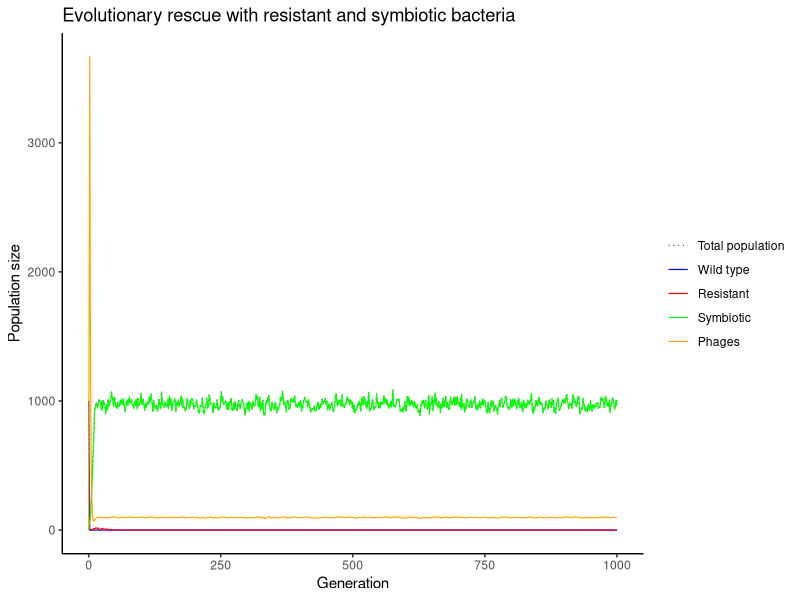

Write the R code that produced this figure. (Note: this script raises an error after producing the figure.)
## ---- chunk 1
simulate_one_gen <- function(N_wt, N_r, N_s, N_p, infection_prob, induction_prob, symbiosis_prob, mut_rate, cost_r, growth_rate, K, P_decline, P_prod) {
   
  N_tot <- N_wt + N_r + N_s
  
  # intrinsic growth without losses
  r0 <- growth_rate - 1
  
  # growth rate of each type minus its specific loss 
  rho_wt <- r0 - infection_prob * N_p # includes phage population effect
  rho_r <- r0 - cost_r
  rho_s <- r0 - induction_prob
  
  # logistic growth: crowding reduces all types by the same amount --> note that deleterious effect is less strong on wt at lower density --> could exist longer at lower K
  mean_wt <- N_wt * max(0, 1 + rho_wt - r0 * N_tot / K)
  mean_r <- N_r * max(0, 1 + rho_r - r0 * N_tot / K)
  mean_s <- N_s * max(0, 1 + rho_s - r0 * N_tot / K)
  
  # Claude input: offspring (Poisson)
  offsp_wt <- rpois(1, mean_wt)
  offsp_r  <- rpois(1, mean_r)
  offsp_s  <- rpois(1, mean_s)
  
  # wt bacteria (offspring) either get infected (& die) or do symbiosis or stay 
  prob_r = mut_rate
  prob_s = min(symbiosis_prob * N_p, 1 - prob_r) # includes phage population effect
  prob_wt <- max(0,1 - prob_r - prob_s)
  
  outcome <- rmultinom(1,offsp_wt,c(prob_r, prob_s, prob_wt))
  
  n_resistant <- outcome[1]
  n_symbiotic <- outcome[2]
  n_wt <- outcome[3]
  
  # Claude input: new population sizes of wild type, resistant and symbiotes
  N_wt_new <- n_wt
  N_r_new  <- offsp_r + n_resistant
  N_s_new  <- offsp_s + n_symbiotic
  
  # phage population growth
  infections = min(N_wt, infection_prob * N_p * N_wt)
  inductions = induction_prob * N_s
  P_new = N_p * (1 + P_decline) + P_prod * (infections + inductions)

  return(c(N_wt_new, N_r_new, N_s_new, P_new))
}


# Test the function
N_wt <- 1000
N_r <- 0
N_s <- 0
N_p <- 5
infection_prob <- 0.0005
induction_prob <- 0.001
symbiosis_prob <-0
cost_r <- 0.1
growth_rate <- 1.5
mut_rate <- 0.1
K <- 2000
P_decline <- -0.5
P_prod <- 1



print(simulate_one_gen(N_wt, N_r, N_s, N_p, infection_prob, induction_prob, symbiosis_prob, mut_rate, cost_r, growth_rate, K, P_decline, P_prod))
## ---- chunk 2
simulate_pop <- function(N_init_wt, N_init_r, N_init_s, N_init_p, infection_prob, induction_prob, symbiosis_prob, mut_rate, cost_r, growth_rate, t_max, K, P_decline, P_prod) {
 
  
  # Create the vector in which to save the results
  pop_vector <- c(N_init_wt, N_init_r, N_init_s, N_init_p)
  # initiate the variables
  pop_new <- c(N_init_wt, N_init_r, N_init_s, N_init_p) 

  # run the simulation until generation t_max
  for (i in 1:t_max) {
    # redefine the current population one generation later
    pop_new <- simulate_one_gen(pop_new[1],pop_new[2], pop_new[3], pop_new[4], infection_prob, induction_prob, symbiosis_prob, mut_rate, cost_r, growth_rate, K, P_decline, P_prod)
    # add the new population sizes to the output vector
    pop_vector <- rbind(pop_vector,pop_new)
    # condition to stop the simulation before t_max: either the population exceeds 1.5 times the original population size, or it goes extinct
    if (pop_new[1]+pop_new[2]+pop_new[3]==0) break
  }
  
  # define the row and column names of the output vector
  rownames(pop_vector) <- (0:t_max)[1:length(pop_vector[,1])] # note that the vector has to be cut if the simulation stopped early
  colnames(pop_vector) <- c("wt","r", "s", "p")
  # return the result
  return(pop_vector)	
}


# Test the function and plot the result
# set t_max to a value to be used througout
max_gen <- 1000
# set each parameter
N_init_wt <- 1000
N_init_r <- 0
N_init_s <- 0
N_init_p <- 10
infection_prob <- 0.04
induction_prob <- 0.01
symbiosis_prob <- 0.008
cost_r <- 0.01
growth_rate <- 1.5
mut_rate <- 0.01
K <- 1000
P_decline <- -0.5
P_prod <- 5



# create your simulation data
output <- simulate_pop(N_init_wt, N_init_r, N_init_s, N_init_p, infection_prob, induction_prob, symbiosis_prob, mut_rate, cost_r, growth_rate, max_gen, K, P_decline, P_prod)
# show the last few lines of the data table
print(tail(output))
# plot the output - note that the plot range and the x axis have to be adjusted based on the length of the table
# determine x axis range 
x_range <- 0:(length(output[,1])-1)

# plotting with ggplot
library(ggplot2)
library(tidyr)
library(dplyr)
library(tibble)

# Convert simulation output into a data frame
output_df <- as.data.frame(output) %>%
  mutate(Generation = as.numeric(rownames(output))) %>%
  mutate(Total = wt + r + s) 

# Reshape data for ggplot
plot_data <- output_df %>%
  pivot_longer(
    cols = c(Total, wt, r, s, p),
    names_to = "Population",
    values_to = "Size"
  ) %>%
  mutate(
    Population = factor(
      Population,
      levels = c("Total", "wt", "r", "s", "p"),
      labels = c(
        "Total population",
        "Wild type",
        "Resistant",
        "Symbiotic",
        "Phages"
      )
    )
  )


# Plot population trajectories
ggplot(
  plot_data,
  aes(
    x = Generation,
    y = Size,
    colour = Population,
    linetype = Population,
    alpha = Population
  )
) +
  geom_line(linewidth = 0.4) +
  scale_colour_manual(
    values = c(
      "Total population" = "black",
      "Wild type" = "blue",
      "Resistant" = "red",
      "Symbiotic" = "green",
      "Phages" = "orange"
    )
  ) +
  scale_linetype_manual(
    values = c(
      "Total population" = "dotted",
      "Wild type" = "solid",
      "Resistant" = "solid",
      "Symbiotic" = "solid",
      "Phages" = "solid"
    )
  ) +
  scale_alpha_manual(
    values = c(
      "Total population" = 0.7,
      "Wild type" = 1,
      "Resistant" = 1,
      "Symbiotic" = 1,
      "Phages" = 1
    )
  ) +
  labs(
    x = "Generation",
    y = "Population size",
    colour = NULL,
    linetype = NULL,
    alpha = NULL
  ) +
  ggtitle("Evolutionary rescue with resistant and symbiotic bacteria") +
  theme_classic() +
  theme(
    legend.position = "right",
    legend.justification = "center",
    legend.background = element_blank()
  )

## ---- chunk 3
# set some parameters to fixed values
init_a <- 100
init_A <- 0
m_rate <- 0.001
max_gen <- 1000
# determine how often to run the simulation for each set of parameters
no_replicates <- 100

# set parameters to vary
s_values <- c(0.2,0.3,0.4)
r_values <- c(0.05,0.1,0.15)

# initialize data table - where to collect the results
data_table <- c()
# run the simulation across all chosen parameters
# loop over decay rates
for(rval in r_values){
  # loop over selection coefficients
  for(sval in s_values){
    # different way of running many simulations: make replicates using "repeat" function with a counter i
    # reset counter
    i<-1
    repeat {
      # increase counter by one
      i<-i+1
      # run the simulation once
      one_run <- simulate_pop(init_a,init_A,rval,sval,m_rate,max_gen)
      # determine total population sizes
      total_size <- one_run[,1]+one_run[,2]
      # determine minimum population size
      min_size <- min(total_size)
      # determine (first) generation at which this population size occurred
      min_gen <- as.numeric(which(total_size==min_size)[1])
      # enter the data into the table
      data_table <- rbind(data_table,c(rval,sval,min_gen,min_size)) # note that we add the varying parameters (decay rate and selection coefficient) to the table too
      # stop the repeated computation after no_replicates times
      if(i>no_replicates) break
    }
  }
}
# define column names of data table
colnames(data_table) <- c("r","s","min_gen","no_min")
# show the first lines of the output
print(head(data_table))
